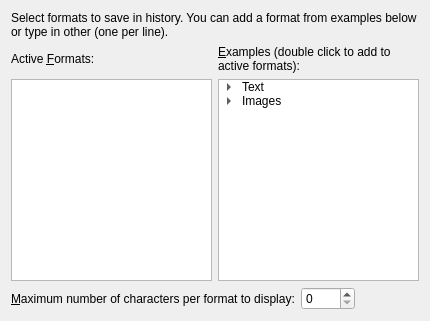
<?xml version="1.0" encoding="UTF-8"?>
<ui version="4.0">
 <class>ItemDataSettings</class>
 <widget class="QWidget" name="ItemDataSettings">
  <property name="geometry">
   <rect>
    <x>0</x>
    <y>0</y>
    <width>430</width>
    <height>321</height>
   </rect>
  </property>
  <property name="sizePolicy">
   <sizepolicy hsizetype="Preferred" vsizetype="Preferred">
    <horstretch>0</horstretch>
    <verstretch>1</verstretch>
   </sizepolicy>
  </property>
  <layout class="QVBoxLayout" name="verticalLayout">
   <item>
    <widget class="QLabel" name="label_26">
     <property name="text">
      <string>Select formats to save in history. You can add a format from examples below or type in other (one per line).</string>
     </property>
     <property name="wordWrap">
      <bool>true</bool>
     </property>
    </widget>
   </item>
   <item>
    <layout class="QGridLayout" name="gridLayout_5">
     <item row="0" column="0">
      <widget class="QLabel" name="label_5">
       <property name="text">
        <string>Active &amp;Formats:</string>
       </property>
       <property name="buddy">
        <cstring>plainTextEditFormats</cstring>
       </property>
      </widget>
     </item>
     <item row="0" column="1">
      <widget class="QLabel" name="label_25">
       <property name="text">
        <string>&amp;Examples (double click to add to active formats):</string>
       </property>
       <property name="wordWrap">
        <bool>true</bool>
       </property>
       <property name="buddy">
        <cstring>treeWidgetFormats</cstring>
       </property>
      </widget>
     </item>
     <item row="1" column="1">
      <widget class="QTreeWidget" name="treeWidgetFormats">
       <property name="editTriggers">
        <set>QAbstractItemView::NoEditTriggers</set>
       </property>
       <attribute name="headerVisible">
        <bool>false</bool>
       </attribute>
       <column>
        <property name="text">
         <string notr="true">1</string>
        </property>
       </column>
       <item>
        <property name="text">
         <string>Text</string>
        </property>
        <item>
         <property name="text">
          <string>Unformatted simple text</string>
         </property>
         <property name="toolTip">
          <string notr="true">text/plain</string>
         </property>
        </item>
        <item>
         <property name="text">
          <string>Formatted text, web pages</string>
         </property>
         <property name="toolTip">
          <string notr="true">text/html
text/richtext</string>
         </property>
        </item>
        <item>
         <property name="text">
          <string>XML</string>
         </property>
         <property name="toolTip">
          <string notr="true">text/xml</string>
         </property>
        </item>
        <item>
         <property name="text">
          <string>List of URI (e.g. copied files)</string>
         </property>
         <property name="toolTip">
          <string notr="true">text/uri-list</string>
         </property>
        </item>
       </item>
       <item>
        <property name="text">
         <string>Images</string>
        </property>
        <item>
         <property name="text">
          <string>Bitmap image</string>
         </property>
         <property name="toolTip">
          <string notr="true">text/bmp</string>
         </property>
        </item>
        <item>
         <property name="text">
          <string>Vector graphics</string>
         </property>
         <property name="toolTip">
          <string notr="true">image/svg+xml
image/x-inkscape-svg-compressed</string>
         </property>
        </item>
        <item>
         <property name="text">
          <string>Web image formats</string>
         </property>
         <property name="toolTip">
          <string notr="true">image/png
image/jpeg
image/gif</string>
         </property>
        </item>
        <item>
         <property name="text">
          <string>Other</string>
         </property>
         <property name="toolTip">
          <string notr="true">image/epx
image/ico
image/jp2
image/jpx
image/tiff
image/pcx
image/ppm
image/rgb
image/rgba
image/tga
image/x-targa
image/x-tga
image/xpm
image/xbm</string>
         </property>
        </item>
       </item>
      </widget>
     </item>
     <item row="1" column="0">
      <widget class="QPlainTextEdit" name="plainTextEditFormats">
       <property name="toolTip">
        <string>List of clipboard mime types that will be stored in history (in given display order)</string>
       </property>
       <property name="tabChangesFocus">
        <bool>true</bool>
       </property>
       <property name="lineWrapMode">
        <enum>QPlainTextEdit::NoWrap</enum>
       </property>
      </widget>
     </item>
    </layout>
   </item>
   <item>
    <layout class="QHBoxLayout" name="horizontalLayout">
     <item>
      <widget class="QLabel" name="label">
       <property name="text">
        <string>&amp;Maximum number of characters per format to display:</string>
       </property>
       <property name="buddy">
        <cstring>spinBoxMaxChars</cstring>
       </property>
      </widget>
     </item>
     <item>
      <widget class="QSpinBox" name="spinBoxMaxChars">
       <property name="maximum">
        <number>4096</number>
       </property>
      </widget>
     </item>
     <item>
      <spacer name="horizontalSpacer">
       <property name="orientation">
        <enum>Qt::Horizontal</enum>
       </property>
       <property name="sizeHint" stdset="0">
        <size>
         <width>40</width>
         <height>20</height>
        </size>
       </property>
      </spacer>
     </item>
    </layout>
   </item>
  </layout>
 </widget>
 <resources/>
 <connections/>
</ui>
